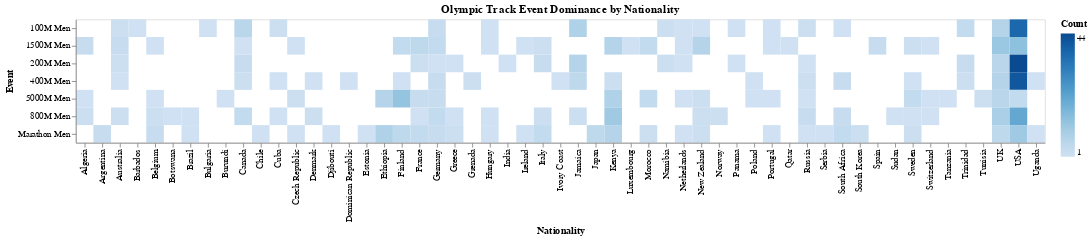

Write notebook code for a chart like this one.
### Code cell
# Group by event and nationality
event_medal_counts = men_filtered.groupby(["region", "Event"]).size().reset_index(name="Count")

# Create heatmap
event_heatmap = alt.Chart(event_medal_counts).mark_rect().encode(
    y=alt.Y("Event:N", title="Event"),
    x=alt.X("region:N", title="Nationality", sort="x"),  # Sort by most medals per event
    color=alt.Color("Count:Q", scale=alt.Scale(scheme="blues")),  # Heatmap color
    tooltip=["Event", "region", "Count"]
).properties(
    title="Olympic Track Event Dominance by Nationality"
)
event_heatmap

### Figure 1 — Vega-Lite specification as saved in the notebook (floating-point values rounded to 4 significant figures; data arrays with more than 128 entries replaced by an {"elided": "..."} marker saying what was removed)
{"config": {"view": {"continuousWidth": 300, "continuousHeight": 300}}, "data": {"name": "data-e4d79f7efa64f61404817688f6a2d07d"}, "mark": {"type": "rect"}, "encoding": {"color": {"field": "Count", "scale": {"scheme": "blues"}, "type": "quantitative"}, "tooltip": [{"field": "Event", "type": "nominal"}, {"field": "region", "type": "nominal"}, {"field": "Count", "type": "quantitative"}], "x": {"field": "region", "sort": "x", "title": "Nationality", "type": "nominal"}, "y": {"field": "Event", "title": "Event", "type": "nominal"}}, "title": "Olympic Track Event Dominance by Nationality", "$schema": "https://vega.github.io/schema/vega-lite/v5.20.1.json", "datasets": {"data-e4d79f7efa64f61404817688f6a2d07d": {"elided": "149 records"}}}
